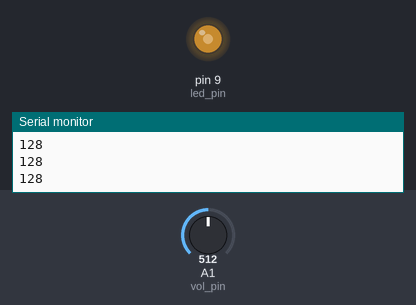
Bench run of a sketch on a simulated Arduino Uno, built with avr-gcc and run on an emulated ATmega328P. Shown: output pins drawn as LEDs (lit = HIGH), the last lines printed to the serial monitor. The inputs (shaded band) are chosen by the test bench; at power-on: A1 (vol_pin) = 512.

Above: at 1.2 s.
1.3 s: A1 (vol_pin) set to 716
At 2.0 s:
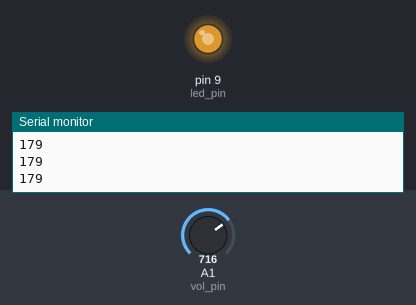
2.8 s: A1 (vol_pin) set to 900
At 3.5 s:
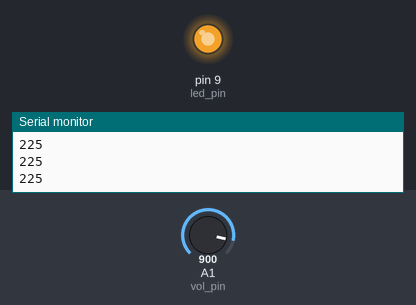
4.3 s: A1 (vol_pin) set to 122
At 4.9 s:
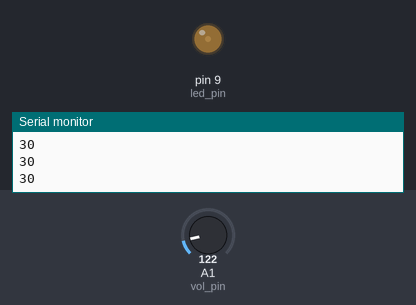
5.8 s: A1 (vol_pin) set to 0
At 6.4 s:
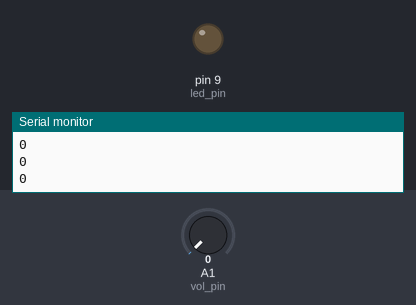
Timing chart, 0 to 8.3 s (numbered marks = the images above; inputs shaded):
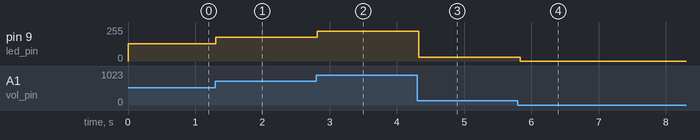

Measured:
- after the input at 1.3 s, pin 9 (led_pin): 128/255 → 179/255 at once
- after the input at 2.8 s, pin 9 (led_pin): 179/255 → 225/255 at once
- after the input at 4.3 s, pin 9 (led_pin): 225/255 → 30/255 at once
- after the input at 5.8 s, pin 9 (led_pin): 30/255 → 0/255 at once

The sketch:

VRGlove_1216a.ino
```cpp
// serial_voltage_byte_sample1

const int led_pin = 9;
const int vol_pin = 1;

int vol_value = 0;

void setup() {
  Serial.begin(9600);
}

void loop() {
  vol_value = analogRead( vol_pin );

  analogWrite( led_pin, vol_value/4 );

  Serial.println(vol_value/4 );

  delay( 50 );
}
```
